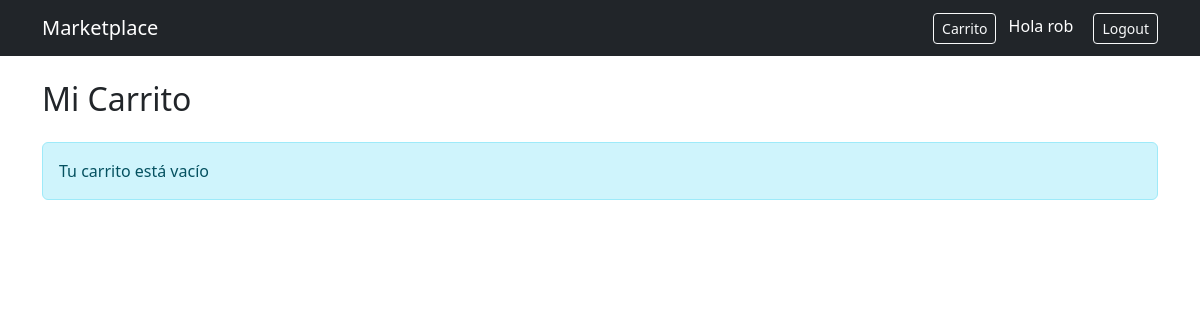
Page /cart/ (signed in) on the earlier database version.
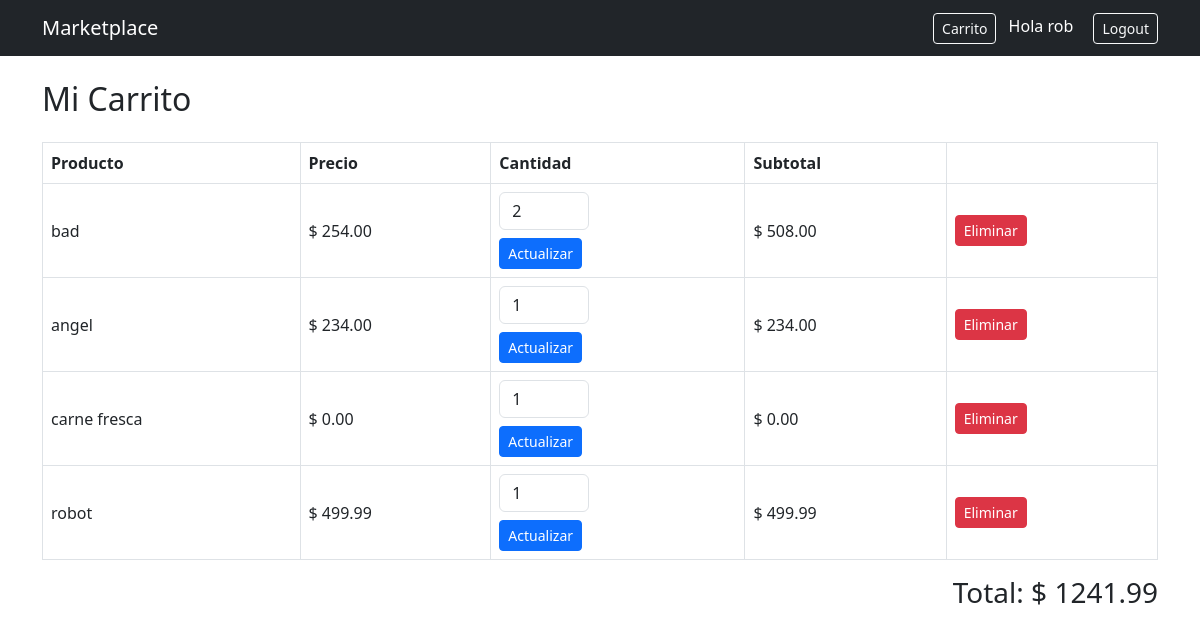
Same page on the later database version.
### store/models.py (models this page shows, shortened)
class User(AbstractUser):
    id = models.UUIDField(primary_key=True, default=uuid.uuid4, editable=False)
    is_seller = models.BooleanField(default=False)

class CartItem(models.Model):
    id = models.UUIDField(primary_key=True, default=uuid.uuid4, editable=False)
    cart = models.ForeignKey(Cart, on_delete=models.CASCADE)
    product = models.ForeignKey(Product, on_delete=models.CASCADE)
    quantity = models.PositiveIntegerField(default=1)
    class Meta:
        unique_together = ('cart', 'product')
    @property
    def subtotal(self):
        return self.product.price * self.quantity

class Product(models.Model):
    id = models.UUIDField(primary_key=True, default=uuid.uuid4, editable=False)
    name = models.CharField(max_length=150)
    description = models.TextField()
    image = models.ImageField(upload_to='upload/', blank=True, null=True)
    price = models.DecimalField(max_digits=10, decimal_places=2)
    stock = models.PositiveIntegerField(default=0)
    owner = models.ForeignKey(
        User,
        on_delete=models.CASCADE,
        related_name='products'
    )  # 1:N
    categories = models.ManyToManyField(
        Category,
        related_name='products'
    )  # N:M
    created_at = models.DateTimeField(auto_now_add=True)

class Cart(models.Model):
    id = models.UUIDField(primary_key=True, default=uuid.uuid4, editable=False)
    user = models.ForeignKey(
        User,
        on_delete=models.CASCADE,
        related_name='carts'
    )  # 1:N
    products = models.ManyToManyField(
        Product,
        through='CartItem',
        related_name='carts'
    )
    created_at = models.DateTimeField(auto_now_add=True)
    @property
    def total(self):
        return sum(item.subtotal for item in self.cartitem_set.all())

### store/views.py (the view)
# urls.py: path('cart/', views.cart_detail, name='cart_detail'),
@login_required
def cart_detail(request):
    cart, created = Cart.objects.get_or_create(
        user=request.user
    )
    return render(request, 'store/cart_detail.html', {
        'cart': cart
    })

### store/templates/store/cart_detail.html (shortened to what this page needs)
{% extends 'store/base.html' %}
{% block content %}
<h2 class="mb-4">Mi Carrito</h2>
{% if cart.cartitem_set.all %}
<table class="table table-bordered align-middle">
    <thead>
        <tr>
            <th>Producto</th>
            <th>Precio</th>
            <th>Cantidad</th>
            <th>Subtotal</th>
            <th></th>
        </tr>
    </thead>
    <tbody>
    {% for item in cart.cartitem_set.all %}
        <tr>
            <td>{{ item.product.name }}</td>
            <td>$ {{ item.product.price }}</td>
            <td>
                <form method="POST"
                      action="{% url 'update_cart_item' item.id %}">
                    <input type="number"
                           name="quantity"
                           value="{{ item.quantity }}"
                           min="1"
                           class="form-control"
                           style="width:90px;">
                    <button class="btn btn-sm btn-primary mt-2">
                        Actualizar
                    </button>
                </form>
            </td>
            <td>
                $ {{ item.subtotal }}
            </td>
            <td>
                <a href="{% url 'remove_from_cart' item.id %}"
                   class="btn btn-danger btn-sm">
                    Eliminar
                </a>
            </td>
        </tr>
    {% endfor %}
    </tbody>
</table>
<div class="text-end">
    <h3>Total: $ {{ cart.total }}</h3>
</div>
{% else %}
<div class="alert alert-info">
    Tu carrito está vacío
</div>
{% endif %}
{% endblock %}

### store/templates/store/base.html (shortened to what this page needs)
<!DOCTYPE html>
<html lang="es">
<head>
    <link href="https://cdn.jsdelivr.net/npm/bootstrap@5.3.0/dist/css/bootstrap.min.css" rel="stylesheet">
</head>
<body>
<nav class="navbar navbar-expand-lg navbar-dark bg-dark">
  <div class="container">
    <a class="navbar-brand" href="/">Marketplace</a>
    <div>
      <a href="{% url 'cart_detail' %}"
        class="btn btn-outline-light btn-sm me-2">
           Carrito
      </a>
      {% if user.is_authenticated %}
        <span class="text-white me-3">Hola {{ user.username }}</span>
        <a href="{% url 'logout' %}" class="btn btn-outline-light btn-sm">Logout</a>
      {% else %}
        <a href="{% url 'login' %}" class="btn btn-outline-light btn-sm me-2">Login</a>
        <a href="{% url 'register' %}" class="btn btn-primary btn-sm">Registro</a>
      {% endif %}
    </div>
  </div>
</nav>
<div class="container mt-4">
    {% block content %}{% endblock %}
</div>
</body>
</html>

Differences in the rows shown:
added CartItem: product.name "bad", product.price "254.00", quantity "2", subtotal "508.00"
added CartItem: product.name "angel", product.price "234.00", quantity "1", subtotal "234.00"
added CartItem: product.name "carne fresca", product.price "0.00", quantity "1", subtotal "0.00"
added CartItem: product.name "robot", product.price "499.99", quantity "1", subtotal "499.99"
added Cart: total "1241.99"
Other differences:
text no longer shown: "Tu carrito está vacío"
text now shown: "Producto Precio Cantidad Subtotal Total: $"
